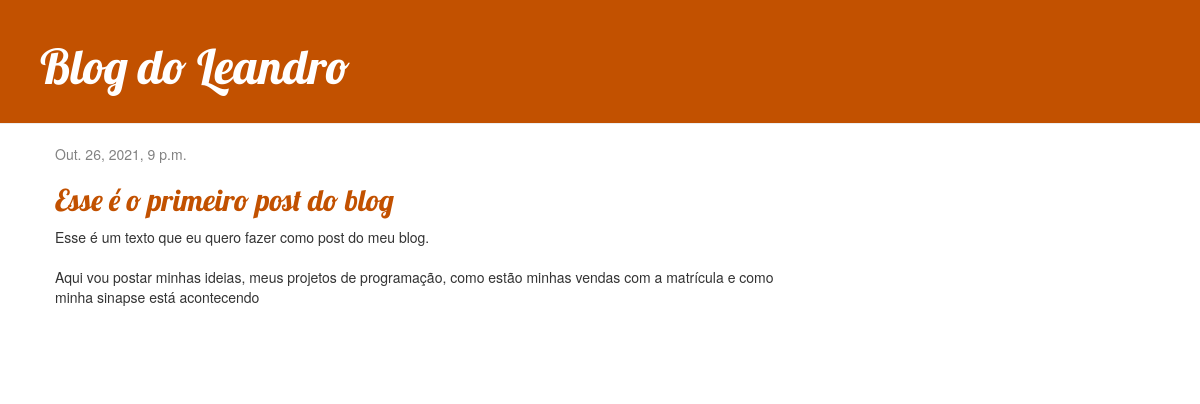
/post/1/, run on an earlier commit of the app's database.
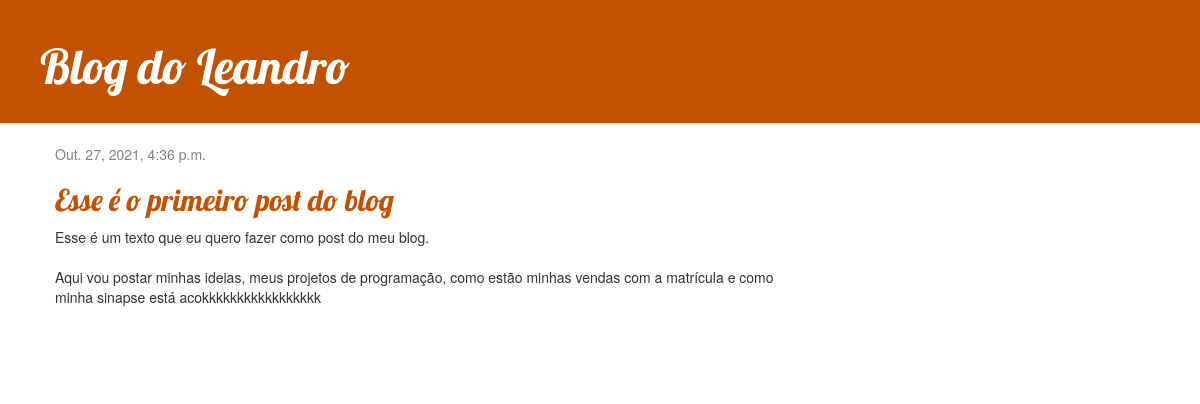
And on a later commit of the database.
### blog/models.py (models this page shows, shortened)
class Post(models.Model):
    autor = models.ForeignKey(settings.AUTH_USER_MODEL, on_delete=models.CASCADE)
    titulo = models.CharField(max_length=200)
    texto = models.TextField()
    created_date = models.DateTimeField(default=timezone.now)
    published_date = models.DateTimeField(blank=True, null=True)

### blog/views.py (the view)
# urls.py: path('post/<int:pk>/', views.post_detail, name='post_detail'),
def post_detail(request, pk):
    post = get_object_or_404(Post, pk=pk)
    return render(request, 'blog/post_detail.html', {'post': post})

### blog/templates/blog/post_detail.html (shortened to what this page needs)
{% extends 'blog/base.html' %}
{% block content %}
    <div class="post">
        {% if post.published_date %}
            <div class="date">
                {{ post.published_date }}
            </div>
        {% endif %}
        <h2>{{ post.titulo }}</h2>
        <p>{{ post.texto|linebreaksbr }}</p>
    </div>
{% endblock %}

What changed in the data, as far as the page shows it:
changed Post "Esse é o primeiro post do blog": published_date "Out. 26, 2021, 9 p.m." → "Out. 27, 2021, 4:36 p.m."; texto "…como minha sinapse está acontecendo" → "…como minha sinapse está acokkkkkkkkkkkkkkkkk"
